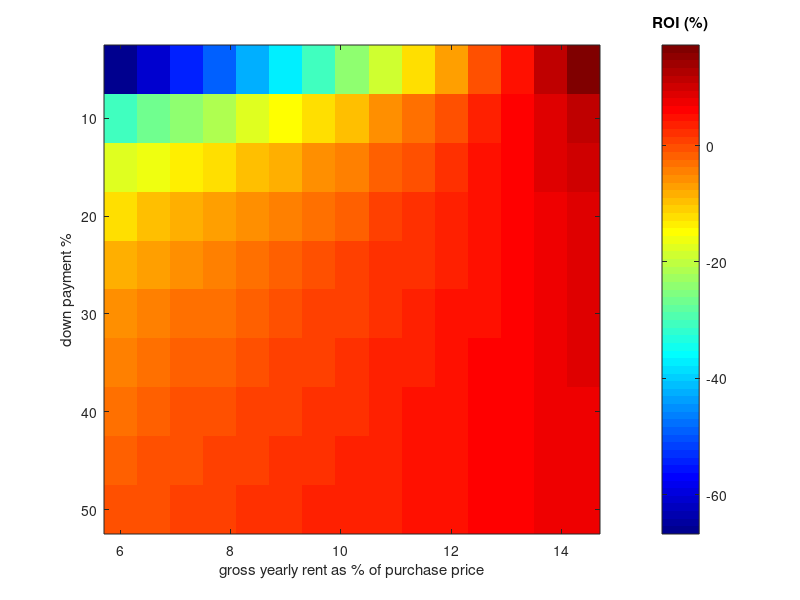

Write MATLAB code to recreate this figure.
clear all ; close all 
houseprice = 200000; 
downpayment = 0.05:0.05:0.5; 
rent = 1000:100:2400; 

for dp=1:length(downpayment)
for rval=1:length(rent)
principal = houseprice - downpayment(dp)*houseprice; 
r = 4.5/1200; 
n = 25*12; 

mp = principal * ((r*((1+r)^n)) / (((1+r)^n)-1)) ;

net(dp,rval) = rent(rval) - mp - 0.50*rent(rval); 
roi(dp,rval) = (net(dp,rval)*12)/(downpayment(dp)*houseprice);

end
end


imagesc(((rent*12)/houseprice)*100,downpayment*100,roi*100); colormap jet; h = colorbar ; title(h,'ROI (%)'); 
xlabel('gross yearly rent as % of purchase price'); 
ylabel('down payment %'); 


